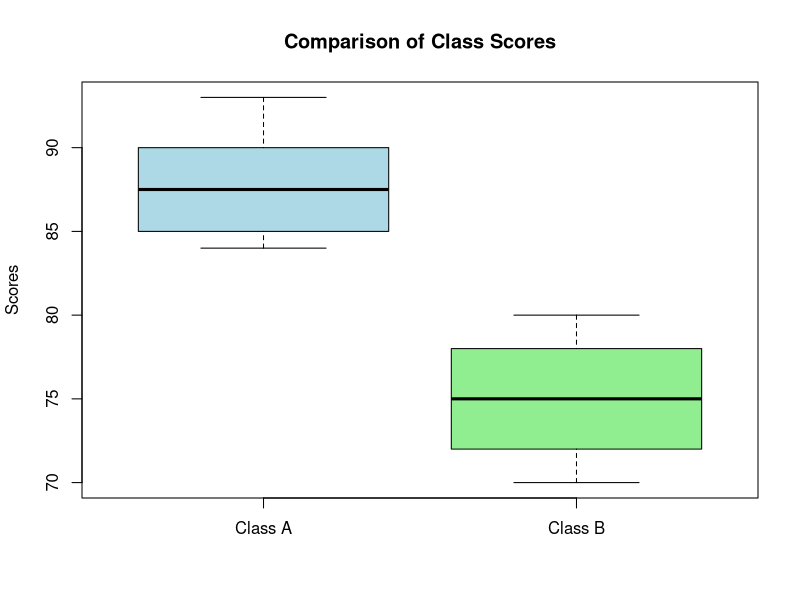
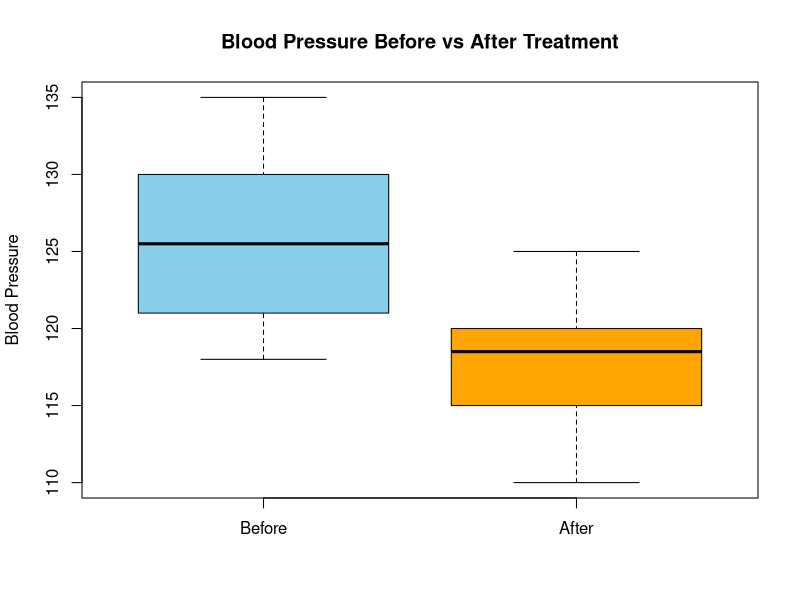
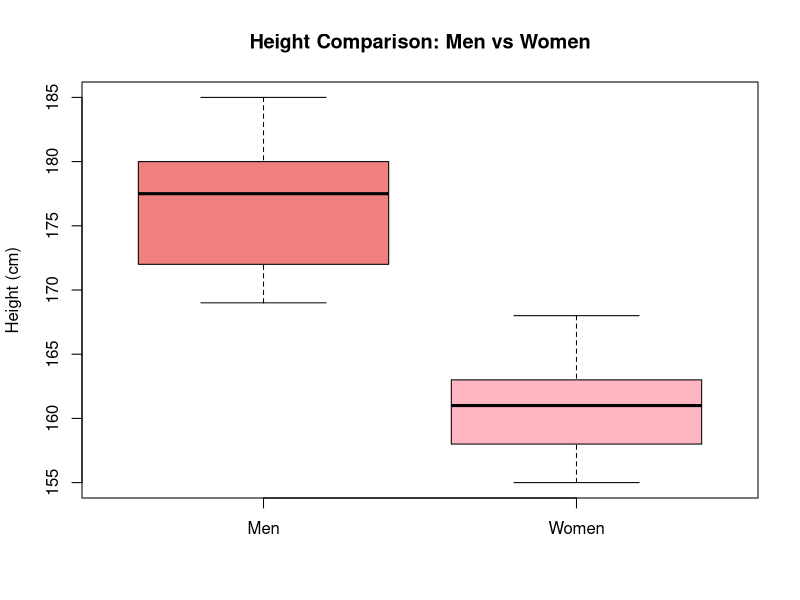
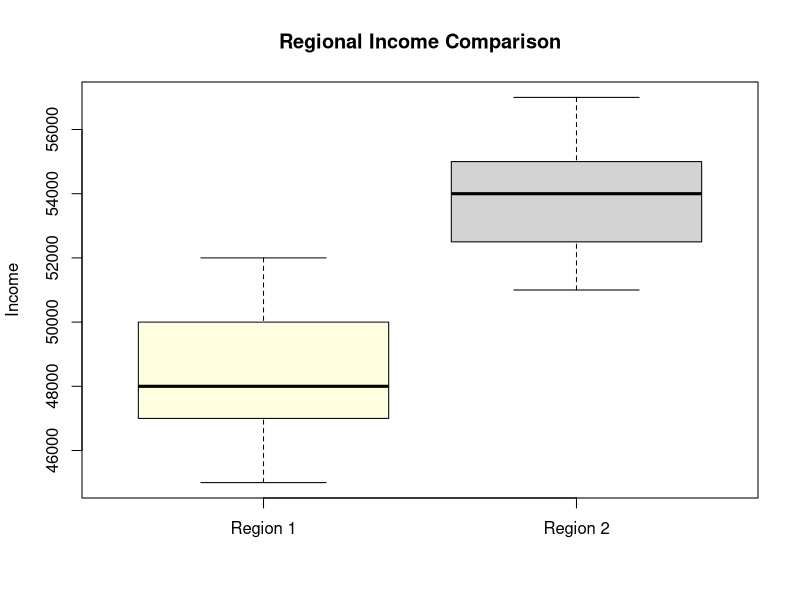

Here is the R script that generated these plots, in order:
# ==================================================
# Welch Two-Sample T-Test Analysis in R
# Multiple Dataset Comparisons
# ==================================================


# --------------------------------------------------
# Example 1: Class Score Comparison
# --------------------------------------------------

class_A <- c(85, 88, 90, 87, 84, 92, 89, 93, 85, 86)
class_B <- c(78, 75, 80, 77, 72, 70, 74, 79, 75, 72)

# Perform Welch Two-Sample T-Test
class_test <- t.test(class_A, class_B)
class_test

# Mean values
mean(class_A)
mean(class_B)

# Boxplot Visualization
boxplot(class_A, class_B,
        names = c("Class A", "Class B"),
        col = c("lightblue", "lightgreen"),
        main = "Comparison of Class Scores",
        ylab = "Scores")



# --------------------------------------------------
# Example 2: Blood Pressure Before vs After Treatment
# --------------------------------------------------

before_treatment <- c(120, 125, 130, 118, 123, 135, 128, 121, 126, 130)
after_treatment  <- c(115, 120, 118, 110, 112, 125, 119, 116, 120, 121)

# Perform Welch Two-Sample T-Test
bp_test <- t.test(before_treatment, after_treatment)
bp_test

# Mean values
mean(before_treatment)
mean(after_treatment)

# Boxplot Visualization
boxplot(before_treatment, after_treatment,
        names = c("Before", "After"),
        col = c("skyblue", "orange"),
        main = "Blood Pressure Before vs After Treatment",
        ylab = "Blood Pressure")



# --------------------------------------------------
# Example 3: Height Comparison (Men vs Women)
# --------------------------------------------------

men_height <- c(175, 180, 178, 172, 185, 169, 183, 177, 170, 179)
women_height <- c(162, 158, 165, 160, 155, 162, 163, 168, 160, 157)

# Perform Welch Two-Sample T-Test
height_test <- t.test(men_height, women_height)
height_test

# Mean values
mean(men_height)
mean(women_height)

# Boxplot Visualization
boxplot(men_height, women_height,
        names = c("Men", "Women"),
        col = c("lightcoral", "lightpink"),
        main = "Height Comparison: Men vs Women",
        ylab = "Height (cm)")



# --------------------------------------------------
# Example 4: Regional Income Comparison
# --------------------------------------------------

region1_income <- c(45000, 48000, 50000, 46000, 47000, 52000, 49000, 48000, 51000, 47500)
region2_income <- c(55000, 54000, 56000, 57000, 54000, 55000, 53500, 52500, 52000, 51000)

# Perform Welch Two-Sample T-Test
income_test <- t.test(region1_income, region2_income)
income_test

# Mean values
mean(region1_income)
mean(region2_income)

# Boxplot Visualization
boxplot(region1_income, region2_income,
        names = c("Region 1", "Region 2"),
        col = c("lightyellow", "lightgray"),
        main = "Regional Income Comparison",
        ylab = "Income")
